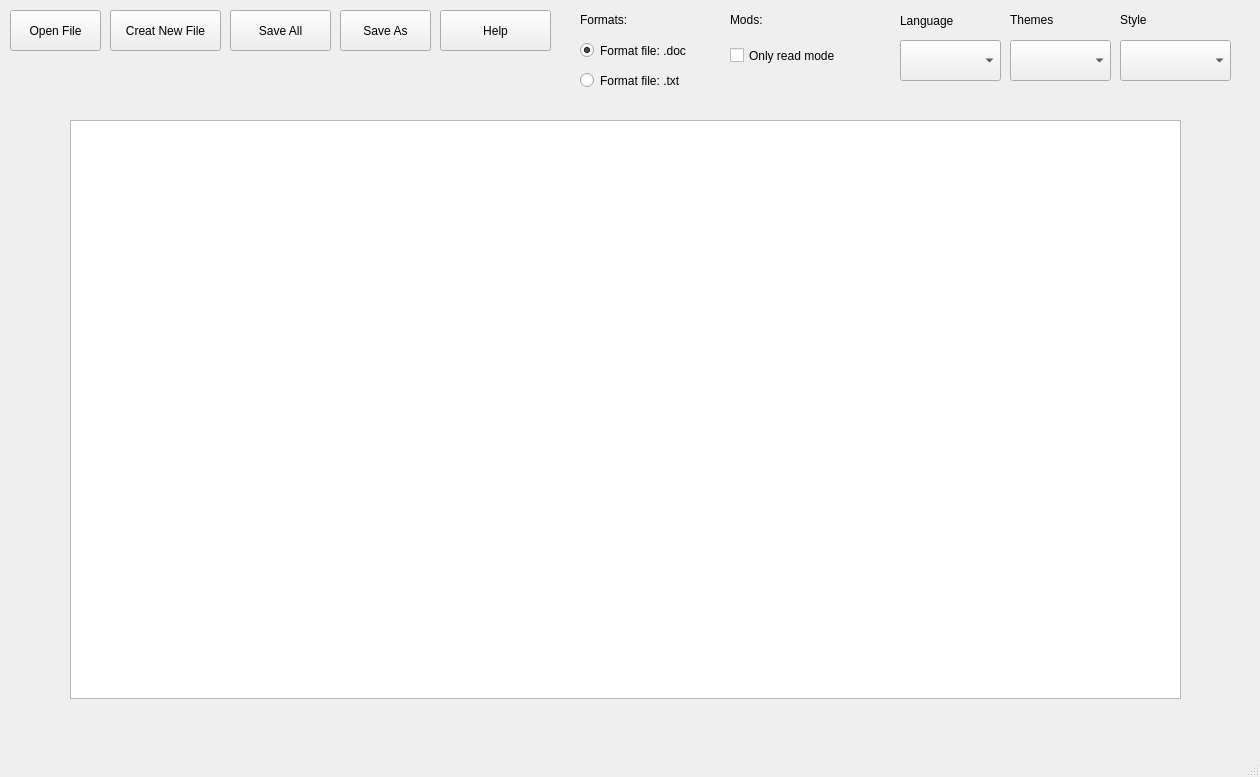
<?xml version="1.0" encoding="UTF-8"?>
<ui version="4.0">
 <class>MainWindow</class>
 <widget class="QMainWindow" name="MainWindow">
  <property name="geometry">
   <rect>
    <x>0</x>
    <y>0</y>
    <width>1260</width>
    <height>777</height>
   </rect>
  </property>
  <property name="windowTitle">
   <string>MainWindow</string>
  </property>
  <widget class="QWidget" name="centralwidget">
   <widget class="QPushButton" name="pushButton">
    <property name="geometry">
     <rect>
      <x>10</x>
      <y>10</y>
      <width>91</width>
      <height>41</height>
     </rect>
    </property>
    <property name="text">
     <string>Open File</string>
    </property>
   </widget>
   <widget class="QPushButton" name="pushButton_2">
    <property name="geometry">
     <rect>
      <x>230</x>
      <y>10</y>
      <width>101</width>
      <height>41</height>
     </rect>
    </property>
    <property name="text">
     <string>Save All</string>
    </property>
   </widget>
   <widget class="QPushButton" name="pushButton_3">
    <property name="geometry">
     <rect>
      <x>440</x>
      <y>10</y>
      <width>111</width>
      <height>41</height>
     </rect>
    </property>
    <property name="text">
     <string>Help</string>
    </property>
   </widget>
   <widget class="QPushButton" name="pushButton_4">
    <property name="geometry">
     <rect>
      <x>110</x>
      <y>10</y>
      <width>111</width>
      <height>41</height>
     </rect>
    </property>
    <property name="text">
     <string>Creat New File</string>
    </property>
   </widget>
   <widget class="QRadioButton" name="radioButton">
    <property name="geometry">
     <rect>
      <x>580</x>
      <y>40</y>
      <width>141</width>
      <height>21</height>
     </rect>
    </property>
    <property name="text">
     <string>Format file: .doc</string>
    </property>
    <property name="checked">
     <bool>true</bool>
    </property>
   </widget>
   <widget class="QRadioButton" name="radioButton_2">
    <property name="geometry">
     <rect>
      <x>580</x>
      <y>70</y>
      <width>141</width>
      <height>21</height>
     </rect>
    </property>
    <property name="text">
     <string>Format file: .txt</string>
    </property>
   </widget>
   <widget class="QPushButton" name="pushButton_5">
    <property name="geometry">
     <rect>
      <x>340</x>
      <y>10</y>
      <width>91</width>
      <height>41</height>
     </rect>
    </property>
    <property name="text">
     <string>Save As</string>
    </property>
   </widget>
   <widget class="QLabel" name="label">
    <property name="geometry">
     <rect>
      <x>580</x>
      <y>10</y>
      <width>63</width>
      <height>20</height>
     </rect>
    </property>
    <property name="text">
     <string>Formats:</string>
    </property>
   </widget>
   <widget class="QLabel" name="label_2">
    <property name="geometry">
     <rect>
      <x>730</x>
      <y>10</y>
      <width>63</width>
      <height>20</height>
     </rect>
    </property>
    <property name="text">
     <string>Mods:</string>
    </property>
   </widget>
   <widget class="QCheckBox" name="checkBox">
    <property name="geometry">
     <rect>
      <x>730</x>
      <y>40</y>
      <width>141</width>
      <height>31</height>
     </rect>
    </property>
    <property name="text">
     <string>Only read mode</string>
    </property>
   </widget>
   <widget class="QComboBox" name="comboBox">
    <property name="geometry">
     <rect>
      <x>900</x>
      <y>40</y>
      <width>101</width>
      <height>41</height>
     </rect>
    </property>
   </widget>
   <widget class="QLabel" name="label_3">
    <property name="geometry">
     <rect>
      <x>900</x>
      <y>10</y>
      <width>71</width>
      <height>21</height>
     </rect>
    </property>
    <property name="text">
     <string>Language</string>
    </property>
   </widget>
   <widget class="QComboBox" name="comboBox_2">
    <property name="geometry">
     <rect>
      <x>1010</x>
      <y>40</y>
      <width>101</width>
      <height>41</height>
     </rect>
    </property>
   </widget>
   <widget class="QLabel" name="label_4">
    <property name="geometry">
     <rect>
      <x>1010</x>
      <y>10</y>
      <width>63</width>
      <height>20</height>
     </rect>
    </property>
    <property name="text">
     <string>Themes</string>
    </property>
   </widget>
   <widget class="QComboBox" name="comboBox_3">
    <property name="geometry">
     <rect>
      <x>1120</x>
      <y>40</y>
      <width>111</width>
      <height>41</height>
     </rect>
    </property>
   </widget>
   <widget class="QLabel" name="label_5">
    <property name="geometry">
     <rect>
      <x>1120</x>
      <y>10</y>
      <width>63</width>
      <height>20</height>
     </rect>
    </property>
    <property name="text">
     <string>Style</string>
    </property>
   </widget>
   <widget class="QPlainTextEdit" name="plainTextEdit">
    <property name="geometry">
     <rect>
      <x>70</x>
      <y>120</y>
      <width>1111</width>
      <height>579</height>
     </rect>
    </property>
   </widget>
  </widget>
  <widget class="QMenuBar" name="menubar">
   <property name="geometry">
    <rect>
     <x>0</x>
     <y>0</y>
     <width>1260</width>
     <height>25</height>
    </rect>
   </property>
  </widget>
  <widget class="QStatusBar" name="statusbar"/>
 </widget>
 <resources/>
 <connections/>
</ui>
